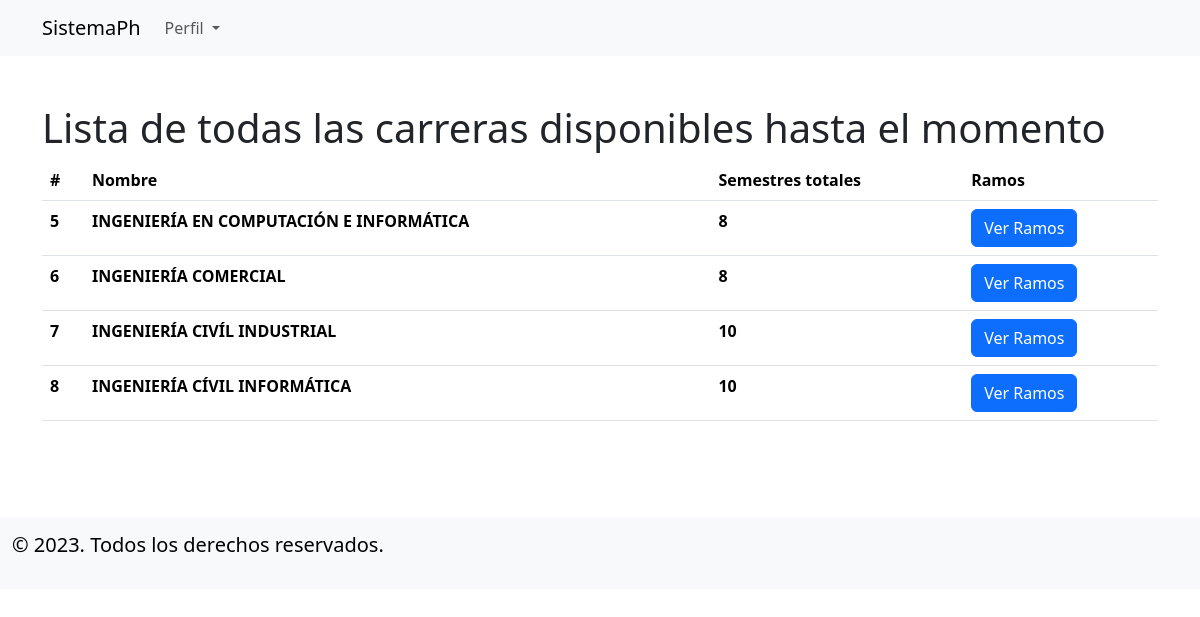
Screenshot of /carreras/ with the database file from the repository.
### applications/carreras/models.py (models this page shows, shortened)
class Carrera(models.Model):
    nombre = models.CharField(max_length=100)
    semestres_totales = models.PositiveIntegerField()
    class Meta:
        verbose_name = 'Carrera'
        verbose_name_plural = 'Carreras'

### applications/carreras/views.py (the view)
# urls.py: path('carreras/',CarreraListView.as_view(),name='lista_carreras'),
class CarreraListView(ListView):
    model = Carrera
    template_name = "carreras_lista.html"
    context_object_name = 'carreras'

### applications/carreras/templates/carreras_lista.html (shortened to what this page needs)
{% extends 'base.html' %}
{% block content %}
<div class="container" style="padding-top: 3rem;">
    <div class="row">
        <div class="col-12">
            <h1>Lista de todas las carreras disponibles hasta el momento</h1>
        </div>
    </div>
        <table class="table table-hover">
            <thead>
                <tr>
                    <th scope="col">#</th>
                    <th scope="col">Nombre</th>
                    <th scope="col">Semestres totales</th>
                    <th scope="col">Ramos</th>
                </tr>
            </thead>
            <tbody>
                {% for carrera in carreras %}
                <tr>
                    <th scope="row"> {{carrera.id}} </th>
                    <th> {{carrera.nombre}} </th>
                    <th> {{carrera.semestres_totales}} </th>
                    <th><a class="btn btn-primary" href="{% url 'lista_ramos_carrera' carrera.id %}" role="button">Ver Ramos</a></th>
                </tr>
                {% endfor %}
            </tbody>
        </table>
</div>
{% endblock content %}

### rows the page displays
Carrera: id "5", nombre "INGENIERÍA EN COMPUTACIÓN E INFORMÁTICA", semestres_totales "8"
Carrera: id "6", nombre "INGENIERÍA COMERCIAL", semestres_totales "8"
Carrera: id "7", nombre "INGENIERÍA CIVÍL INDUSTRIAL", semestres_totales "10"
Carrera: id "8", nombre "INGENIERÍA CÍVIL INFORMÁTICA", semestres_totales "10"
